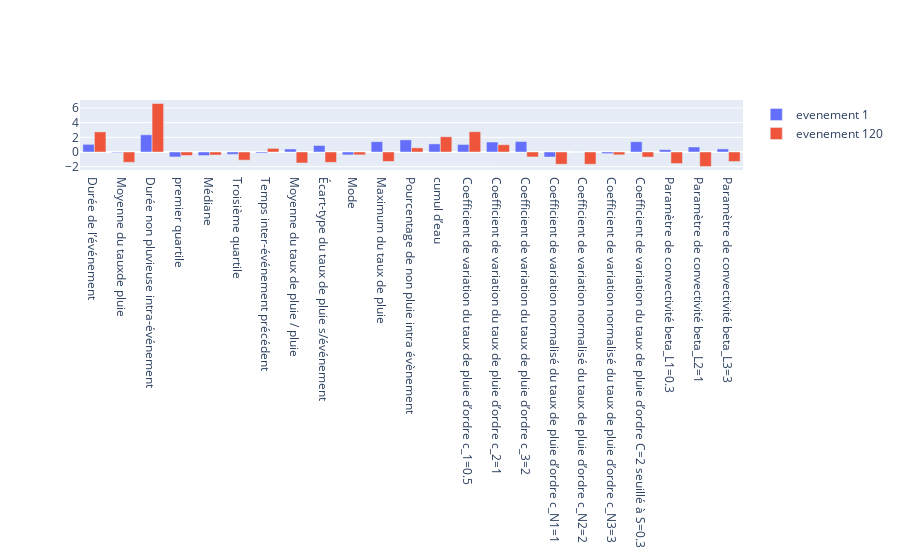

The code cell stored with this chart in its notebook:
### Code cell
import plotly.graph_objects as go
animals=nomDesVariables_

fig = go.Figure(data=[
    go.Bar(name='evenement 1', x=animals, y=df_pluie.iloc[1]),
    go.Bar(name='evenement 120', x=animals, y=df_pluie.iloc[120])
])
# Change the bar mode
#fig.update_layout(barmode='group')

fig.show()

### Figure 1 — Plotly figure (JSON) as saved in the notebook; plotly's stock layout.template omitted (floating-point values rounded to 4 significant figures)
{"data": [{"name": "evenement 1", "type": "bar", "x": ["Durée de l’événement", "Moyenne du tauxde pluie", "Durée non pluvieuse intra-événement", "premier quartile", "Médiane", "Troisième quartile", "Temps inter-événement précédent", "Moyenne du taux de pluie / pluie", "Écart-type du taux de pluie s/événement", "Mode", "Maximum du taux de pluie", "Pourcentage de non pluie intra évènement", "cumul d’eau", "Coefficient de variation du taux de pluie d’ordre c_1=0.5", "Coefficient de variation du taux de pluie d’ordre c_2=1", "Coefficient de variation du taux de pluie d’ordre c_3=2", "Coefficient de variation normalisé du taux de pluie d’ordre c_N1=1", "Coefficient de variation normalisé du taux de pluie d’ordre c_N2=2", "Coefficient de variation normalisé du taux de pluie d’ordre c_N3=3", "Coefficient de variation du taux de pluie d’ordre C=2 seuillé à S=0.3", "Paramètre de convectivité beta_L1=0.3", "Paramètre de convectivité beta_L2=1", "Paramètre de convectivité beta_L3=3"], "y": [1.045, -0.08055, 2.344, -0.6748, -0.4784, -0.3173, -0.1429, 0.4122, 0.8914, -0.39, 1.405, 1.652, 1.106, 1.027, 1.357, 1.43, -0.6852, 0.001251, -0.2169, 1.404, 0.3207, 0.6866, 0.4216]}, {"name": "evenement 120", "type": "bar", "x": ["Durée de l’événement", "Moyenne du tauxde pluie", "Durée non pluvieuse intra-événement", "premier quartile", "Médiane", "Troisième quartile", "Temps inter-événement précédent", "Moyenne du taux de pluie / pluie", "Écart-type du taux de pluie s/événement", "Mode", "Maximum du taux de pluie", "Pourcentage de non pluie intra évènement", "cumul d’eau", "Coefficient de variation du taux de pluie d’ordre c_1=0.5", "Coefficient de variation du taux de pluie d’ordre c_2=1", "Coefficient de variation du taux de pluie d’ordre c_3=2", "Coefficient de variation normalisé du taux de pluie d’ordre c_N1=1", "Coefficient de variation normalisé du taux de pluie d’ordre c_N2=2", "Coefficient de variation normalisé du taux de pluie d’ordre c_N3=3", "Coefficient de variation du taux de pluie d’ordre C=2 seuillé à S=0.3", "Paramètre de convectivité beta_L1=0.3", "Paramètre de convectivité beta_L2=1", "Paramètre de convectivité beta_L3=3"], "y": [2.744, -1.405, 6.612, -0.4768, -0.4135, -1.113, 0.4944, -1.496, -1.413, -0.39, -1.288, 0.5667, 2.076, 2.766, 0.9942, -0.6749, -1.661, -1.669, -0.3853, -0.6903, -1.572, -1.975, -1.298]}], "layout": {}}
